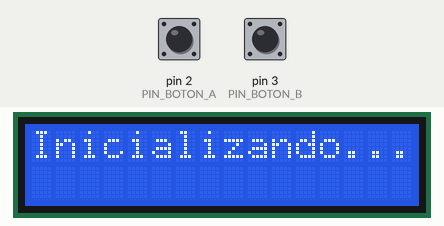
Simulated run of this sketch. Board: Arduino Uno, built with avr-gcc and run on an emulated ATmega328P. On the bench: 16×2 character LCD. The inputs (shaded band) are chosen by the test bench; at power-on: pin 2 (PIN_BOTON_A) HIGH, pin 3 (PIN_BOTON_B) HIGH. What the sketch prints to the serial monitor is not drawn.

Above: at 2.2 s.
2.3 s: pin 2 (PIN_BOTON_A) pulled LOW for 0.15 s
At 3.5 s:
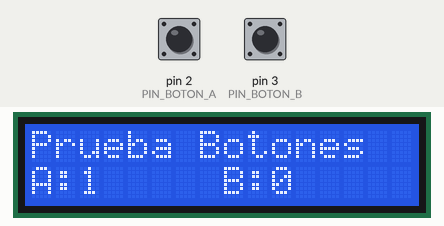
3.9 s: pin 3 (PIN_BOTON_B) pulled LOW for 0.15 s
At 4.8 s:
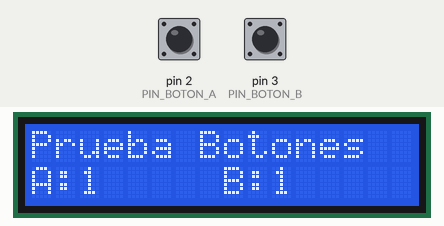
5.5 s: pin 2 (PIN_BOTON_A) pulled LOW for 1 s
At 6.2 s:
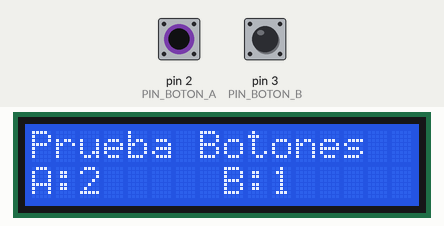
8.0 s: pin 3 (PIN_BOTON_B) pulled LOW for 1 s
At 10.4 s:
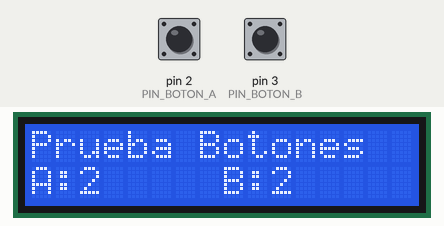
Timing chart, 0 to 11.5 s (numbered marks = the images above; inputs shaded):
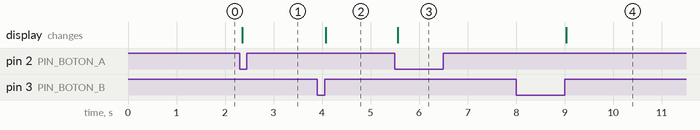

The sketch:

Ejercicio04-Contar_pulsos.ino
```cpp
/*
   Ejercicio04 - Contar pulsos
*/

//Librerías pantalla LCD
#include <Wire.h>
#include <LiquidCrystal_I2C.h>

//PINES
#define PIN_BOTON_A 2
#define PIN_BOTON_B 3

//Objeto pantalla
LiquidCrystal_I2C lcd(0x27, 16, 2); // set the LCD address to 0x27 for a 16 chars and 2 line display

//variables
int pulsos_a = 0;
int pulsos_b = 0;
static boolean anterior_a = digitalRead(PIN_BOTON_A);
static boolean anterior_b = digitalRead(PIN_BOTON_B);
boolean estado_a = digitalRead(PIN_BOTON_A);
boolean estado_b = digitalRead(PIN_BOTON_B);
boolean cambio = false;

void setup() {
  //Inicializo puerto serie
  Serial.begin(9600);

  //Inicializo Pines
  Serial.println(F("Inicializando pines digitales..."));
  pinMode(PIN_BOTON_A, INPUT_PULLUP);
  pinMode(PIN_BOTON_B, INPUT);

  //Inicializo pantalla
  Serial.println(F("Inicializando pantalla..."));
  lcd.init();
  lcd.backlight();
  lcd.setCursor(0, 0);
  lcd.print("Inicializando...");
  Serial.println(F("Prueba Botones"));
  delay(1000);
}

void loop() {
    estado_a = digitalRead(PIN_BOTON_A);
    estado_b = digitalRead(PIN_BOTON_B);
    if (anterior_a != estado_a && estado_a == LOW) {  //flanco descendente pull-up
        pulsos_a++;
        cambio = true;
      }
    if (anterior_b != estado_b && estado_b == HIGH) {  //flanco ascendente pull-down
        pulsos_b++;
        cambio = true;
      }

    if (cambio) {
      Serial.println("Boton A: " + (String)pulsos_a + " Boton B: " + (String)pulsos_b);
      lcd.clear();
      lcd.setCursor(0, 0); lcd.print("Prueba Botones");
      lcd.setCursor(0, 1); lcd.print("A:"); lcd.print(pulsos_a);
      lcd.setCursor(8, 1); lcd.print("B:"); lcd.print(pulsos_b);
      cambio = false;
    }

    anterior_a = estado_a;
    anterior_b = estado_b;
    delay(50);
}
```

Measured:
- after the input at 2.3 s, the display: changes after 0.06 s (image 1)
- after the input at 3.9 s, the display: changes after 0.18 s (image 2)
- after the input at 5.5 s, the display: changes after 0.06 s (image 3)
- after the input at 8.0 s, the display: changes after 1.0 s (image 4)
